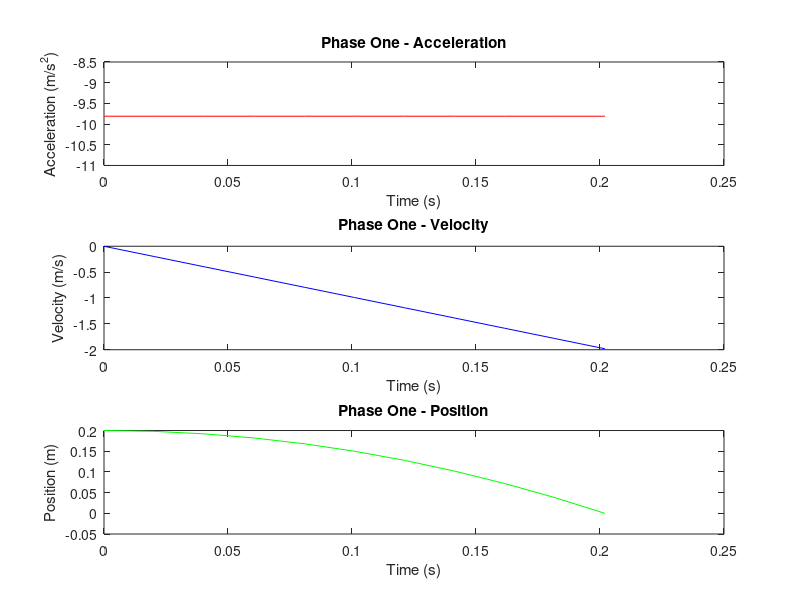
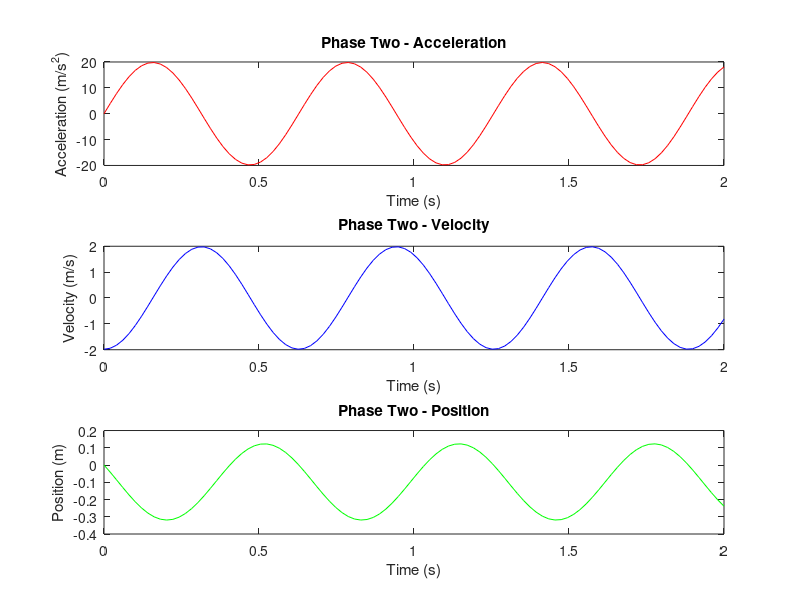

Source code (MATLAB) for these figures, in order:
% Define constants
g = 9.81;      % Acceleration due to gravity (m/s^2)
m = 1;         % Mass (kg)
k = 100;       % Spring constant (N/m)
omega = sqrt(k/m);  % Angular frequency (rad/s)
x0 = 0;      % Initial position for Phase Two (m)
v0 = -1.9806;        % Initial velocity for Phase Two (m/s)
h = 0.2;       % Initial position for Phase One (m)

% Define time vectors
t1 = linspace(0, 0.202, 11); % Time vector for Phase One (2 seconds)
t2 = linspace(0, 2, 100); % Time vector for Phase Two (2 seconds)

% Phase One Equations
a1 = -g * ones(size(t1));           % Constant acceleration
v1 = -g * t1;                       % Linearly increasing velocity
x1 = h-0.5 * g * t1.^2;              % Quadratic position

% Phase Two Equations
a2 = -omega^2 * (x0 * cos(omega * t2) + (v0/omega) * sin(omega * t2)); % Acceleration
v2 = -m*g/omega/k * sin(omega * t2) + v0 * cos(omega * t2);             % Velocity
x2 = m*g/k * (cos(omega * t2) - 1) + v0/omega * sin(omega * t2);        % Position

% Plotting Phase One
figure;
subplot(3,1,1); % Acceleration plot for Phase One
plot(t1, a1, 'r-');
title('Phase One - Acceleration');
xlabel('Time (s)');
ylabel('Acceleration (m/s^2)');

subplot(3,1,2); % Velocity plot for Phase One
plot(t1, v1, 'b-');
title('Phase One - Velocity');
xlabel('Time (s)');
ylabel('Velocity (m/s)');

subplot(3,1,3); % Position plot for Phase One
plot(t1, x1, 'g-');
title('Phase One - Position');
xlabel('Time (s)');
ylabel('Position (m)');
saveas(gcf, 'bouncing_mass_phaseone_eom.png')
% Plotting Phase Two
figure;
subplot(3,1,1); % Acceleration plot for Phase Two
plot(t2, a2, 'r-');
title('Phase Two - Acceleration');
xlabel('Time (s)');
ylabel('Acceleration (m/s^2)');

subplot(3,1,2); % Velocity plot for Phase Two
plot(t2, v2, 'b-');
title('Phase Two - Velocity');
xlabel('Time (s)');
ylabel('Velocity (m/s)');

subplot(3,1,3); % Position plot for Phase Two
plot(t2, x2, 'g-');
title('Phase Two - Position');
xlabel('Time (s)');
ylabel('Position (m)');
saveas(gcf, 'bouncing_mass_phasetwo_eom.png')
